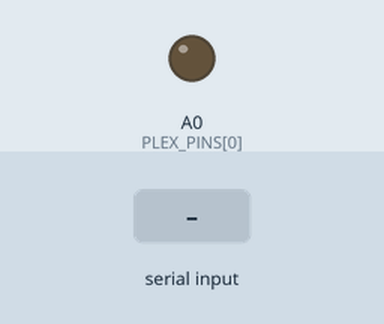
Simulated run of this sketch. Board: Arduino Uno, built with avr-gcc and run on an emulated ATmega328P. On the bench: output pins drawn as LEDs (lit = HIGH). The inputs (shaded band) are chosen by the test bench. What the sketch prints to the serial monitor is not drawn.

Above: at 1.2 s.
1.3 s: "0\n" received over Serial
2.9 s: "90,45\n" received over Serial
Timing chart, 0 to 5.9 s (numbered marks = the images above; inputs shaded):
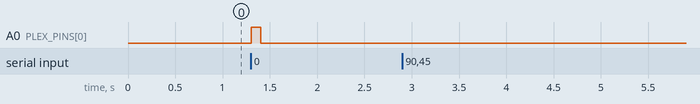

Measured:
- after the input at 1.3 s, A0 (PLEX_PINS[0]): LOW → HIGH at once, → LOW 0.10 s later
- after the input at 2.9 s, every drawn part: stays the same

The sketch:

plex_sync.ino
```cpp
// #define __DEBUG__

const int N_PLEX_OUTPUTS = 1;
const int PLEX_PINS[N_PLEX_OUTPUTS] = { A0 };
const int PLEX_SYNC_PULSE_LENGTH_MS = 100;
int PLEX_TIMES[N_PLEX_OUTPUTS] = { PLEX_SYNC_PULSE_LENGTH_MS };
bool PLEX_STATE_CHANGED[N_PLEX_OUTPUTS] = { false };

const int BAUD_RATE = 9600;

const char TERMINATOR = '\n';
char BUFFER[32];

unsigned long millis_last_frame;
unsigned long millis_this_frame;

void setup_outputs();
void handle_serial_comm();
void handle_plex_sync();

void setup() {
  while ( !Serial ) {
    //  wait
  }

  Serial.begin(BAUD_RATE);

  Serial.println("*");

  setup_outputs();
}

void loop() {
  millis_this_frame = millis();

  handle_serial_comm();
  handle_plex_sync();

  millis_last_frame = millis_this_frame;
}

void handle_serial_comm() {
  if (Serial.available() == 0) {
    return;
  }

  int n_read = Serial.readBytesUntil(TERMINATOR, BUFFER, sizeof(BUFFER)-1);

  if (n_read == 0) {
    Serial.println("!");
    return;
  }

  BUFFER[n_read] = '\0';

  int plex_pin_idx = atoi(BUFFER);

  if (plex_pin_idx < 0 || plex_pin_idx >= N_PLEX_OUTPUTS) {
    Serial.println("!");
    return;
  }

  #ifdef __DEBUG__
  Serial.println(plex_pin_idx);
  #endif

  PLEX_STATE_CHANGED[plex_pin_idx] = true;
  PLEX_TIMES[plex_pin_idx] = PLEX_SYNC_PULSE_LENGTH_MS;
}

void handle_plex_sync() {
  unsigned long delta = millis_this_frame - millis_last_frame;
  for ( int i = 0; i < N_PLEX_OUTPUTS; i++ ) {
    if ( PLEX_TIMES[i] == 0 ) continue;
    PLEX_TIMES[i] -= delta;
    if ( PLEX_TIMES[i] <= 0 ) {
      PLEX_STATE_CHANGED[i] = true;
      PLEX_TIMES[i] = 0;
    }
    if (!PLEX_STATE_CHANGED[i]) continue;
    if ( PLEX_TIMES[i] == 0 ) {
      digitalWrite( PLEX_PINS[i], LOW );
    } else {
      digitalWrite( PLEX_PINS[i], HIGH );
    }
    PLEX_STATE_CHANGED[i] = false;
  }
}

void setup_outputs() {
  for (int i = 0; i < N_PLEX_OUTPUTS; i++) {
    pinMode(PLEX_PINS[i], OUTPUT);
  }
}
```
